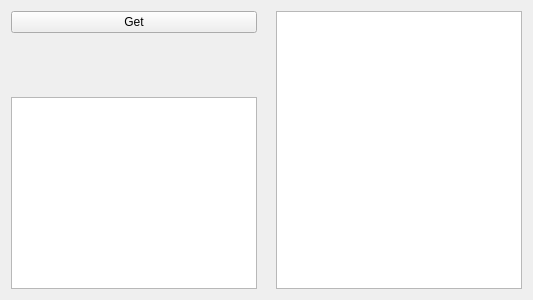
<?xml version="1.0" encoding="UTF-8"?>
<ui version="4.0">
 <class>Widget</class>
 <widget class="QWidget" name="Widget">
  <property name="geometry">
   <rect>
    <x>0</x>
    <y>0</y>
    <width>533</width>
    <height>300</height>
   </rect>
  </property>
  <property name="windowTitle">
   <string>Widget</string>
  </property>
  <layout class="QHBoxLayout" name="horizontalLayout">
   <item>
    <layout class="QVBoxLayout" name="verticalLayout">
     <item>
      <widget class="QPushButton" name="pushButton">
       <property name="text">
        <string>Get</string>
       </property>
      </widget>
     </item>
     <item>
      <spacer name="verticalSpacer">
       <property name="orientation">
        <enum>Qt::Vertical</enum>
       </property>
       <property name="sizeHint" stdset="0">
        <size>
         <width>20</width>
         <height>40</height>
        </size>
       </property>
      </spacer>
     </item>
     <item>
      <widget class="QListWidget" name="listWidget"/>
     </item>
    </layout>
   </item>
   <item>
    <spacer name="horizontalSpacer">
     <property name="orientation">
      <enum>Qt::Horizontal</enum>
     </property>
     <property name="sizeHint" stdset="0">
      <size>
       <width>22</width>
       <height>20</height>
      </size>
     </property>
    </spacer>
   </item>
   <item>
    <widget class="QTextEdit" name="textEdit"/>
   </item>
  </layout>
 </widget>
 <layoutdefault spacing="6" margin="11"/>
 <resources/>
 <connections/>
</ui>
